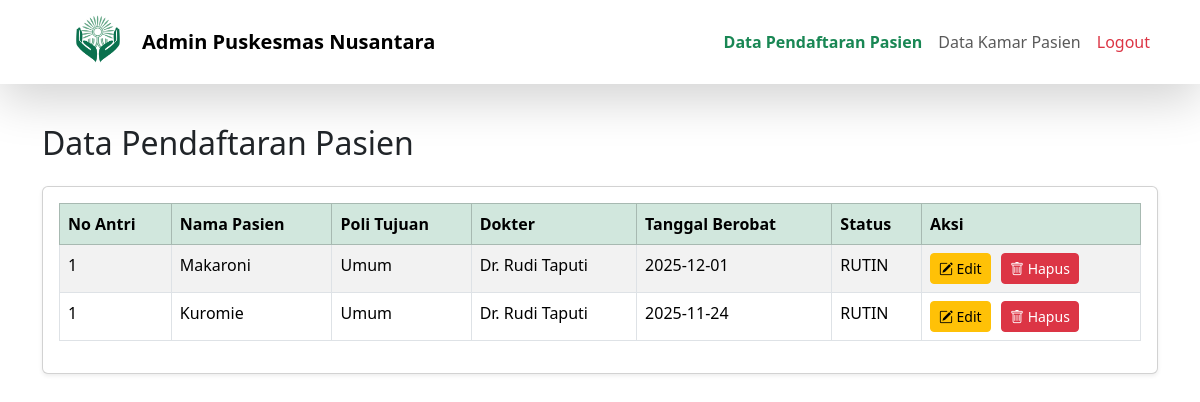
The page /dataPendaftaranOnline.php (signed in) on the database its author committed.
### tables this page shows
CREATE TABLE `kunjungan` (
  `id_kunjungan` int(11) NOT NULL,
  `id_pasien` int(11) NOT NULL,
  `id_jadwal` int(11) NOT NULL,
  `poli_tujuan` varchar(50) NOT NULL,
  `tanggal_kunjungan` date NOT NULL,
  `nomor_antrian` int(11) NOT NULL,
  `status` int(1) NOT NULL
);

CREATE TABLE `pasien` (
  `id_pasien` int(11) NOT NULL,
  `nama` varchar(100) NOT NULL,
  `nik` varchar(16) NOT NULL,
  `bpjs` varchar(13) DEFAULT NULL
);

CREATE TABLE `dokter` (
  `id_dokter` int(11) NOT NULL,
  `nama` varchar(100) NOT NULL,
  `poli` varchar(50) NOT NULL
);

### dataPendaftaranOnline.php (the view, shortened to what this page needs)
<!DOCTYPE html>
<html lang="id">
<head>
    <link href="https://cdn.jsdelivr.net/npm/bootstrap@5.3.3/dist/css/bootstrap.min.css" rel="stylesheet">
    <link rel="stylesheet" href="https://cdn.jsdelivr.net/npm/bootstrap-icons@1.11.3/font/bootstrap-icons.min.css">
</head>
<body style="padding-top: 100px;">
    <nav id="navbarPuskesmas" class="navbar navbar-expand-lg navbar-light bg-white shadow-lg fixed-top">
        <div class="container">
            <img style="padding-left: 2%;" width="90" src="logo puskesmas nusantara.png" alt="Logo">
            <a class="navbar-brand" href="#" style="font-weight: bold; padding-left: 10px;">Admin Puskesmas Nusantara</a>
            <div class="collapse navbar-collapse" id="navbarPuskesmas">
                <ul class="navbar-nav ms-auto">
                    <li class="nav-item">
                        <a class="nav-link active fw-bold text-success" href="dataPendaftaranOnline.php">Data Pendaftaran Pasien</a>
                    </li>
                    <li class="nav-item">
                        <a class="nav-link" href="dataPesanKamar.php">Data Kamar Pasien</a>
                    </li>
                    <li class="nav-item">
                        <a class="nav-link text-danger" href="logout.php">Logout</a>
                    </li>
                </ul>
            </div>
        </div>
    </nav>
    <div class="container mt-4">
        <div class="d-flex justify-content-between align-items-center mb-3">
            <h2>Data Pendaftaran Pasien</h2>
        </div>
        <div class="card shadow-sm">
            <div class="card-body">
                <div class="table-responsive">
                    <table class="table table-striped table-hover table-bordered">
                        <thead class="table-success">
                            <tr>
                                <th>No Antri</th>
                                <th>Nama Pasien</th>
                                <th>Poli Tujuan</th>
                                <th>Dokter</th>
                                <th>Tanggal Berobat</th>
                                <th>Status</th>
                                <th>Aksi</th>
                            </tr>
                        </thead>
                        <tbody> <?php
                                include 'connection.php';
                            $query = "SELECT k.id_kunjungan, k.nomor_antrian,
                             p.nama AS nama_pasien,
                             k.poli_tujuan,
                             d.nama AS nama_dokter,
                             k.tanggal_kunjungan,
                             CASE k.status
                                WHEN 1 THEN 'DARURAT'
                                WHEN 2 THEN 'SEGERA'
                                WHEN 3 THEN 'RUTIN'
                                ELSE 'TIDAK DIKETAHUI'
                             END AS status
                            FROM kunjungan k
                            INNER JOIN jadwal_dokter j ON j.id_jadwal = k.id_jadwal
                            INNER JOIN dokter d ON j.id_dokter = d.id_dokter
                            INNER JOIN pasien p ON k.id_pasien = p.id_pasien
                            ORDER BY k.status";
                                $result = mysqli_query($connect, $query);
                                while ($row = mysqli_fetch_array($result)) {
                                ?>
                                <tr>
                                    <td><?= $row['nomor_antrian'] ?></td>
                                    <td><?= $row['nama_pasien'] ?></td>
                                    <td><?= $row['poli_tujuan'] ?></td>
                                    <td><?= $row['nama_dokter'] ?></td>
                                    <td><?= $row['tanggal_kunjungan'] ?></td>
                                    <td><?= $row['status'] ?></td>
                                    <td>
                                        <div class="action-buttons" style="display: flex; gap: 0.4rem;">
                                            <a href="editDataPasien.php?id=<?= $row['id_kunjungan'] ?>" class="btn btn-warning btn-sm">
                                                <i class="bi bi-pencil-square"></i> Edit
                                            </a>
                                            <a href="deleteDataPasien.php?id=<?= $row['id_kunjungan'] ?>" class="btn btn-danger btn-sm ms-1" onclick="return confirm('Yakin ingin menghapus data ini?')"><i class="bi bi-trash"></i> Hapus</a>
                                        </div>
                                    </td>
                                </tr>
                            <?php } ?>
                        </tbody>
                    </table>
                </div>
            </div>
        </div>
    </div>
</body>
</html>

### dataPendaftaranOnline.php (style rules this page uses)
.action-buttons { display: flex; gap: .4rem; align-items: center; flex-wrap: nowrap; }
.action-buttons .btn { white-space: nowrap; }

### rows shown on the page
kunjungan: nomor_antrian "1", id_pasien.nama "Makaroni", poli_tujuan "Umum", dokter.nama "Dr. Rudi Taputi", tanggal_kunjungan "2025-12-01", status "RUTIN"
kunjungan: nomor_antrian "1", id_pasien.nama "Kuromie", poli_tujuan "Umum", dokter.nama "Dr. Rudi Taputi", tanggal_kunjungan "2025-11-24", status "RUTIN"
